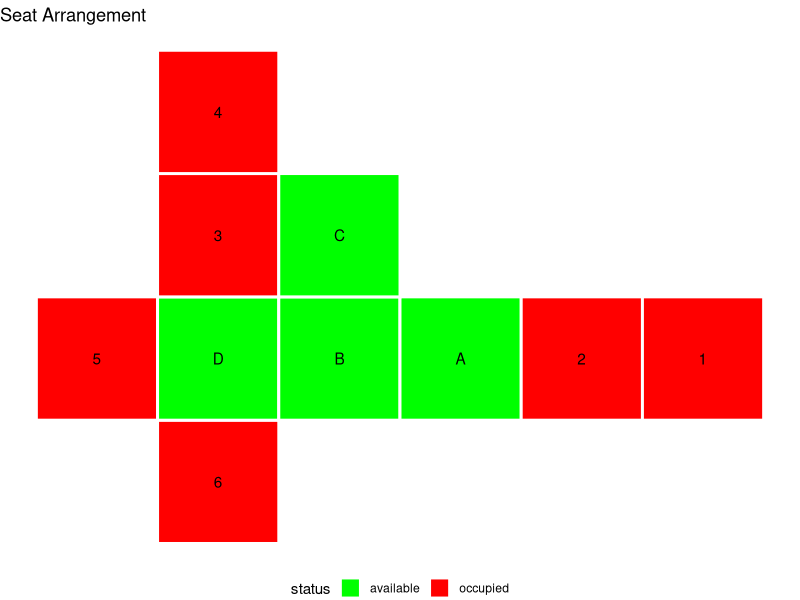
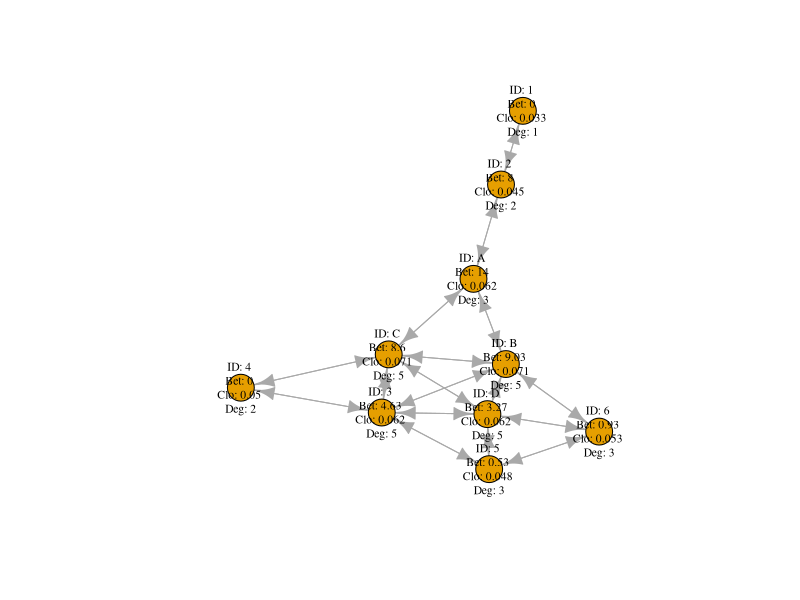

R code for these plots, in order:
## ---- chunk 1

library(dplyr)
library(tidyr)
library(ggplot2)
library(ggraph)
library(igraph)
library(stringr)

## ---- chunk 2

### Define a matrix with the seat arrangement
seat_matrix <- matrix(c(NA, "5", NA, NA, 
                        "6", "D", "3", "4", 
                        NA, "B", "C", NA, 
                        NA, "A", NA, NA, 
                        NA, "2", NA, NA, 
                        NA, "1", NA, NA), nrow = 6, byrow = TRUE)

### Convert the matrix to a dataframe
seat_df <- data.frame(seat_matrix)

### Rename the column titles
colnames(seat_df) <- c("1", "2", "3", "4")

### Add row names
seat_df$row <- 1:6

# Rename the row column to x
seat_df <- seat_df %>% rename(x = row)

### Convert the dataframe to long format
seat_df_long <- gather(seat_df, key = "y", value = "value", "1":"4", na.rm = TRUE)

# Convert the column variable to a numeric value
seat_df_long$y <- as.numeric(seat_df_long$y)

### Map the status to "occupied" or "available"
seat_df_long$status <- ifelse(seat_df_long$value %in% c("1", "2", "3", "4", "5", "6"), 
                              "occupied", "available")

### Create the plot
ggplot(seat_df_long, aes(x = y, y = x, fill = status)) +
  geom_tile(color = "white", size = 1) +
  geom_text(aes(label = value), color = "black") +
  scale_fill_manual(values = c("green", "red"), na.value = "gray") +
  labs(title = "Seat Arrangement", x = "", y = "") +
  theme_void() +
  theme(legend.position = "bottom") +
  coord_flip()

## ---- chunk 3

### Define a function to get adjacent values
get_adjacent <- function(x, y) {
  
  ### Calculate the x and y values for the adjacent seats
  x1 <- x - 1
  x2 <- x + 1
  y1 <- y - 1
  y2 <- y + 1
  
  ### Get the adjacent values if they exist
  adj1 <- ifelse(x1 >= 1 & y1 >= 1, 
                 seat_df_long$value[seat_df_long$x == x1 & seat_df_long$y == y1], NA)
  adj2 <- ifelse(y1 >= 1, 
                 seat_df_long$value[seat_df_long$x == x & seat_df_long$y == y1], NA)
  adj3 <- ifelse(x2 <= max(seat_df_long$x) & y1 >= 1, 
                 seat_df_long$value[seat_df_long$x == x2 & seat_df_long$y == y1], NA)
  adj4 <- ifelse(x1 >= 1, 
                 seat_df_long$value[seat_df_long$x == x1 & seat_df_long$y == y], NA)
  adj5 <- ifelse(x2 <= max(seat_df_long$x), 
                 seat_df_long$value[seat_df_long$x == x2 & seat_df_long$y == y], NA)
  adj6 <- ifelse(x1 >= 1 & y2 <= max(seat_df_long$y), 
                 seat_df_long$value[seat_df_long$x == x1 & seat_df_long$y == y2], NA)
  adj7 <- ifelse(y2 <= max(seat_df_long$y), 
                 seat_df_long$value[seat_df_long$x == x & seat_df_long$y == y2], NA)
  adj8 <- ifelse(x2 <= max(seat_df_long$x) & y2 <= max(seat_df_long$y), 
                 seat_df_long$value[seat_df_long$x == x2 & seat_df_long$y == y2], NA)
  
  ### Return the adjacent values as a named list
  return(list(adj1 = adj1, adj2 = adj2, adj3 = adj3, adj4 = adj4, adj5 = adj5, 
              adj6 = adj6, adj7 = adj7, adj8 = adj8))
}

### Create a new dataframe for adjacent values
adjacent_df <- data.frame(value = seat_df_long$value)

### Loop through each seat and get its adjacent values
for (i in 1:nrow(seat_df_long)) {
  # Get the x and y values for the seat
  x <- seat_df_long$x[i]
  y <- seat_df_long$y[i]
  
  ### Get the adjacent values for the seat
  adj_values <- get_adjacent(x, y)
  
  ### Add the adjacent values to the adjacent_df dataframe
  adjacent_df[i, c("adj1", "adj2", "adj3", "adj4", "adj5", "adj6", "adj7", "adj8")] <- adj_values
}

## ---- chunk 4

### Edges: Convert the adjacent_df to a long format
adjacent_long <- adjacent_df %>%
  pivot_longer(cols = starts_with("adj"), names_to = "adjacent_num", 
               values_to = "adjacent_value") %>%
  filter(!is.na(adjacent_value))

### Edges: Group by the value and create a comma-separated list of adjacent values
adjacent_summary <- adjacent_long %>%
  group_by(value) %>%
  summarize(adjacent_values = paste(adjacent_value, collapse = ",")) %>%
  ungroup()

### Edges: Create the final dataframe by repeating values if there are multiple adjacents
edges <- adjacent_summary %>%
  separate_rows(adjacent_values, sep = ",") %>%
  mutate(value = rep(value, times = str_count(adjacent_values, ",") + 1)) %>%
  select(value, adjacent_values)

## ---- chunk 5

### Nodes
nodes <- data.frame(value = unique(adjacent_df$value))

## ---- chunk 6

### Calculate Degree, Closeness, Betweenness
graph <- graph_from_data_frame(d = edges,
                               vertices = nodes,
                               directed = TRUE)

degree_centrality <- degree(graph, mode="in")

closeness_centrality <- closeness(graph, mode="all")

betweenness_centrality <- betweenness(graph)/2

## ---- chunk 7

### Plot
V(graph)$label <- paste("ID:", V(graph)$name, "\nBet:", 
                        round(betweenness_centrality,2), "\nClo:", 
                        round(closeness_centrality,3), "\nDeg:", degree_centrality)

plot(graph, vertex.label=V(graph)$label, vertex.label.cex = 0.7, 
     vertex.label.color = "black")

## ---- chunk 8
### If the goal is to develop informal connections with coworkers on the bus, meaning, you are connected to the most seats, I should sit in seat B. This is also assuming that all the other seats on the bus fill up. Due to its high degree centrality, seat B provides an optimal opportunity to connect with 5 different people whereas other seats provide less. When compared to other seats which also provide access to 5 different people, seat B has the highest betweenness as well, meaning, seat B has a big influence on the flow of information on this bus as there are other short paths that pass through it, therefore, it may act as a bridge between other paths in the network. 

### Although seat B may allow me to develop informal connections, this choice may not be the most beneficial when attempting to develop stronger connections. By sitting next to less people, we may be given the opportunity to get to know them in a more intimate way as we are more focused on solely them. 
